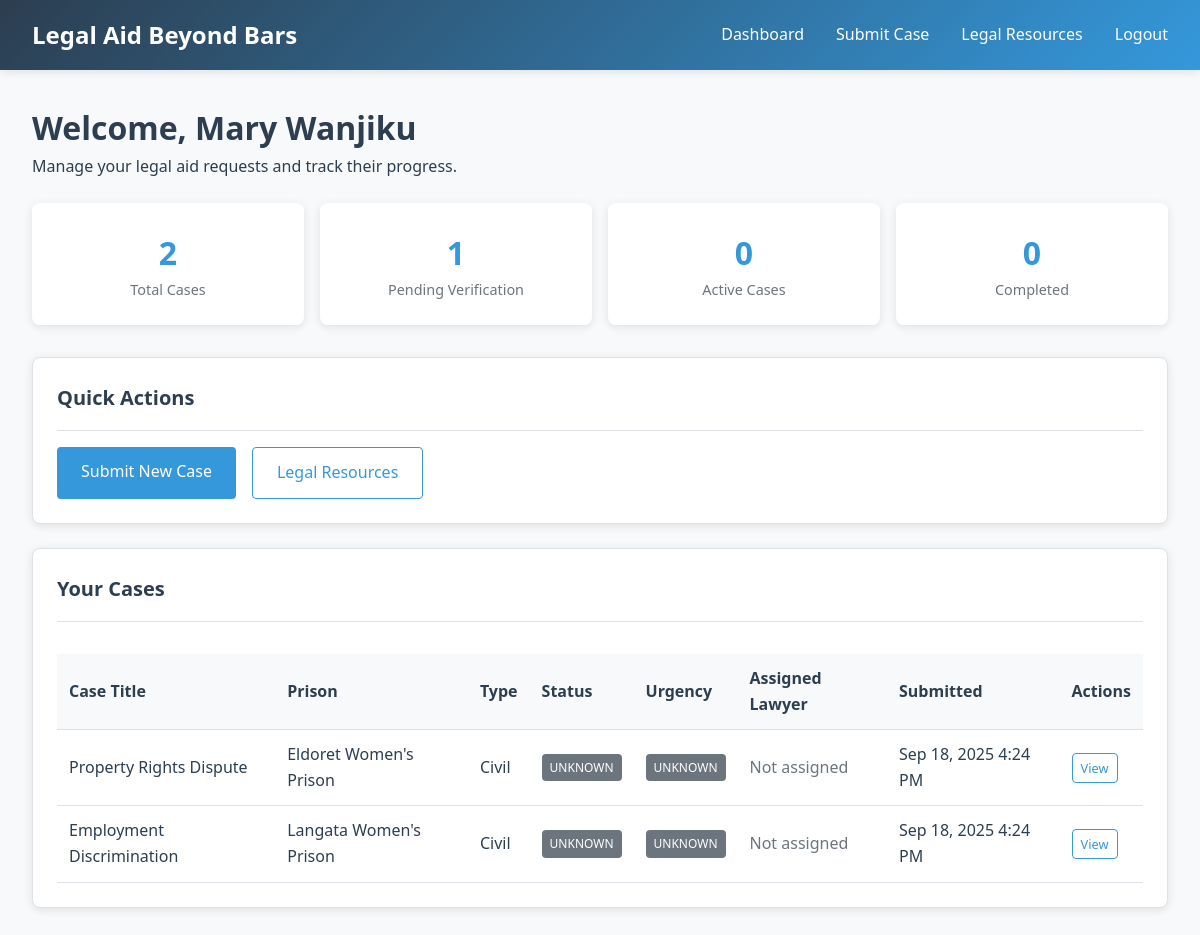
The page /client.php (signed in) on the database its author committed.
### tables this page shows
CREATE TABLE users (
    id INT PRIMARY KEY AUTO_INCREMENT,
    username VARCHAR(50) UNIQUE NOT NULL,
    email VARCHAR(100) UNIQUE NOT NULL,
    password_hash VARCHAR(255) NOT NULL,
    role ENUM('client', 'warden', 'lawyer', 'admin') NOT NULL,
    first_name VARCHAR(50) NOT NULL,
    last_name VARCHAR(50) NOT NULL,
    phone VARCHAR(20),
    prison_id INT NULL,
    is_approved BOOLEAN DEFAULT FALSE,
    created_at TIMESTAMP DEFAULT CURRENT_TIMESTAMP,
    updated_at TIMESTAMP DEFAULT CURRENT_TIMESTAMP ON UPDATE CURRENT_TIMESTAMP,
    FOREIGN KEY (prison_id) REFERENCES prisons(id) ON DELETE SET NULL
);

CREATE TABLE cases (
    id INT PRIMARY KEY AUTO_INCREMENT,
    client_id INT NOT NULL,
    prison_id INT NOT NULL,
    case_title VARCHAR(200) NOT NULL,
    case_description TEXT NOT NULL,
    case_type ENUM('criminal', 'civil', 'family', 'other') NOT NULL,
    urgency_level ENUM('low', 'medium', 'high', 'critical') DEFAULT 'medium',
    status ENUM('pending', 'verified', 'assigned', 'in_progress', 'completed', 'rejected') DEFAULT 'pending',
    warden_id INT NULL,
    lawyer_id INT NULL,
    warden_notes TEXT NULL,
    lawyer_notes TEXT NULL,
    verified_at TIMESTAMP NULL,
    assigned_at TIMESTAMP NULL,
    created_at TIMESTAMP DEFAULT CURRENT_TIMESTAMP,
    updated_at TIMESTAMP DEFAULT CURRENT_TIMESTAMP ON UPDATE CURRENT_TIMESTAMP,
    FOREIGN KEY (client_id) REFERENCES users(id) ON DELETE CASCADE,
    FOREIGN KEY (prison_id) REFERENCES prisons(id),
    FOREIGN KEY (warden_id) REFERENCES users(id) ON DELETE SET NULL,
    FOREIGN KEY (lawyer_id) REFERENCES users(id) ON DELETE SET NULL
);

CREATE TABLE prisons (
    id INT PRIMARY KEY AUTO_INCREMENT,
    name VARCHAR(100) NOT NULL,
    location VARCHAR(100) NOT NULL,
    county VARCHAR(50) NOT NULL,
    contact_phone VARCHAR(20),
    created_at TIMESTAMP DEFAULT CURRENT_TIMESTAMP
);

### client.php (the view, shortened to what this page needs)
<?php
require_once '../config/database.php';
require_once '../includes/functions.php';
$user = get_user_by_id($pdo, $_SESSION['user_id']);
$stmt = $pdo->prepare("
    SELECT c.*, p.name as prison_name, p.location as prison_location,
           u.first_name as lawyer_first_name, u.last_name as lawyer_last_name
    FROM cases c
    LEFT JOIN prisons p ON c.prison_id = p.id
    LEFT JOIN users u ON c.lawyer_id = u.id
    WHERE c.client_id = ?
    ORDER BY c.created_at DESC
");
$stmt->execute([$_SESSION['user_id']]);
$cases = $stmt->fetchAll();
$stmt = $pdo->prepare("
    SELECT
        COUNT(*) as total_cases,
        SUM(CASE WHEN status = 'pending' THEN 1 ELSE 0 END) as pending_cases,
        SUM(CASE WHEN status = 'verified' THEN 1 ELSE 0 END) as verified_cases,
        SUM(CASE WHEN status = 'assigned' OR status = 'in_progress' THEN 1 ELSE 0 END) as active_cases,
        SUM(CASE WHEN status = 'completed' THEN 1 ELSE 0 END) as completed_cases
    FROM cases WHERE client_id = ?
");
$stmt->execute([$_SESSION['user_id']]);
$stats = $stmt->fetch();
?>
<!DOCTYPE html>
<html lang="en">
<head>
    <link rel="stylesheet" href="../assets/css/style.css">
</head>
<body>
    <header class="header">
        <nav class="navbar">
            <div class="logo">Legal Aid Beyond Bars</div>
            <ul class="nav-links">
                <li><a href="client.php">Dashboard</a></li>
                <li><a href="submit_case.php">Submit Case</a></li>
                <li><a href="../legal/resources.php">Legal Resources</a></li>
                <li><a href="../auth/logout.php">Logout</a></li>
            </ul>
        </nav>
    </header>
    <div class="container">
        <h1>Welcome, <?php echo htmlspecialchars($user['first_name'] . ' ' . $user['last_name']); ?></h1>
        <p class="mb-4">Manage your legal aid requests and track their progress.</p>
        <div class="stats-grid">
            <div class="stat-card">
                <div class="stat-number"><?php echo $stats['total_cases']; ?></div>
                <div class="stat-label">Total Cases</div>
            </div>
            <div class="stat-card">
                <div class="stat-number"><?php echo $stats['pending_cases']; ?></div>
                <div class="stat-label">Pending Verification</div>
            </div>
            <div class="stat-card">
                <div class="stat-number"><?php echo $stats['active_cases']; ?></div>
                <div class="stat-label">Active Cases</div>
            </div>
            <div class="stat-card">
                <div class="stat-number"><?php echo $stats['completed_cases']; ?></div>
                <div class="stat-label">Completed</div>
            </div>
        </div>
        <div class="card mb-4">
            <div class="card-header">
                <h3 class="card-title">Quick Actions</h3>
            </div>
            <div class="d-flex" style="gap: 1rem;">
                <a href="submit_case.php" class="btn btn-primary">Submit New Case</a>
                <a href="../legal/resources.php" class="btn btn-outline">Legal Resources</a>
            </div>
        </div>
        <div class="card">
            <div class="card-header">
                <h3 class="card-title">Your Cases</h3>
            </div>
            <?php if (empty($cases)): ?>
                <div class="text-center" style="padding: 2rem;">
                    <p>You haven't submitted any cases yet.</p>
                    <a href="submit_case.php" class="btn btn-primary">Submit Your First Case</a>
                </div>
            <?php else: ?>
                <div class="table-responsive">
                    <table class="table table-hover">
                        <thead>
                            <tr>
                                <th>Case Title</th>
                                <th>Prison</th>
                                <th>Type</th>
                                <th>Status</th>
                                <th>Urgency</th>
                                <th>Assigned Lawyer</th>
                                <th>Submitted</th>
                                <th>Actions</th>
                            </tr>
                        </thead>
                        <tbody>
                            <?php foreach ($cases as $case): ?>
                            <tr>
                                <td><?php echo htmlspecialchars($case['case_title']); ?></td>
                                <td><?php echo htmlspecialchars($case['prison_name']); ?></td>
                                <td><?php echo ucfirst($case['case_type']); ?></td>
                                <td><?php echo get_case_status_badge($case['status']); ?></td>
                                <td><?php echo get_urgency_badge($case['urgency_level']); ?></td>
                                <td>
                                    <?php if ($case['lawyer_first_name']): ?>
                                        <?php echo htmlspecialchars($case['lawyer_first_name'] . ' ' . $case['lawyer_last_name']); ?>
                                    <?php else: ?>
                                        <span class="text-muted">Not assigned</span>
                                    <?php endif; ?>
                                </td>
                                <td><?php echo format_date($case['created_at']); ?></td>
                                <td>
                                    <a href="view_case.php?id=<?php echo $case['id']; ?>" class="btn btn-outline" style="padding: 0.25rem 0.5rem; font-size: 0.8rem;">View</a>
                                </td>
                            </tr>
                            <?php endforeach; ?>
                        </tbody>
                    </table>
                </div>
            <?php endif; ?>
        </div>
    </div>
</body>
</html>

### functions.php (shortened to what this page needs)
<?php
function get_user_by_id($pdo, $user_id) {
    $stmt = $pdo->prepare("SELECT * FROM users WHERE id = ?");
    $stmt->execute([$user_id]);
    return $stmt->fetch();
}
function format_date($date) {
    return date('M j, Y g:i A', strtotime($date));
}
function get_case_status_badge($status) {
    $badges = [
        'pending' => '<span class="badge badge-warning">Pending Verification</span>',
        'verified' => '<span class="badge badge-info">Verified</span>',
        'assigned' => '<span class="badge badge-primary">Assigned</span>',
        'in_progress' => '<span class="badge badge-success">In Progress</span>',
        'completed' => '<span class="badge badge-dark">Completed</span>',
        'rejected' => '<span class="badge badge-danger">Rejected</span>'
    ];
    return $badges[$status] ?? '<span class="badge badge-secondary">Unknown</span>';
}
function get_urgency_badge($urgency) {
    $badges = [
        'low' => '<span class="badge badge-success">Low</span>',
        'medium' => '<span class="badge badge-warning">Medium</span>',
        'high' => '<span class="badge badge-danger">High</span>',
        'critical' => '<span class="badge badge-dark">Critical</span>'
    ];
    return $badges[$urgency] ?? '<span class="badge badge-secondary">Unknown</span>';
}
?>

### style.css (style rules this page uses)
:root { --primary-color: #2c3e50; --secondary-color: #3498db; --success-color: #27ae60; --warning-color: #f39c12; --danger-color: #e74c3c; --light-bg: #f8f9fa; --dark-text: #2c3e50; --border-color: #dee2e6; }
* { margin: 0; padding: 0; box-sizing: border-box; }
body { font-family: 'Segoe UI', Tahoma, Geneva, Verdana, sans-serif; line-height: 1.6; color: var(--dark-text); background-color: var(--light-bg); }
.header { background: linear-gradient(135deg, var(--primary-color), var(--secondary-color)); color: white; padding: 1rem 0; box-shadow: 0 2px 10px rgba(0,0,0,0.1); }
.navbar { display: flex; justify-content: space-between; align-items: center; max-width: 1200px; margin: 0 auto; padding: 0 2rem; }
.logo { font-size: 1.5rem; font-weight: bold; }
.nav-links { display: flex; list-style: none; gap: 2rem; }
.nav-links a { color: white; text-decoration: none; transition: opacity 0.3s; }
.container { max-width: 1200px; margin: 0 auto; padding: 2rem; }
.card { background: white; border-radius: 8px; padding: 1.5rem; box-shadow: 0 2px 10px rgba(0,0,0,0.1); border: 1px solid var(--border-color); }
.card-header { border-bottom: 1px solid var(--border-color); padding-bottom: 1rem; margin-bottom: 1rem; }
.card-title { font-size: 1.25rem; font-weight: 600; color: var(--primary-color); }
.btn { display: inline-block; padding: 0.75rem 1.5rem; border: none; border-radius: 4px; font-size: 1rem; font-weight: 500; text-decoration: none; text-align: center; cursor: pointer; transition: all 0.3s; }
.btn-primary { background-color: var(--secondary-color); color: white; }
.btn-outline { background-color: transparent; border: 1px solid var(--secondary-color); color: var(--secondary-color); }
.badge { display: inline-block; padding: 0.25rem 0.5rem; font-size: 0.75rem; font-weight: 500; border-radius: 4px; text-transform: uppercase; }
.badge-secondary { background-color: #6c757d; color: white; }
.table { width: 100%; border-collapse: collapse; margin-top: 1rem; }
.table th, .table td { padding: 0.75rem; text-align: left; border-bottom: 1px solid var(--border-color); }
.table th { background-color: var(--light-bg); font-weight: 600; }
.stats-grid { display: grid; grid-template-columns: repeat(auto-fit, minmax(200px, 1fr)); gap: 1rem; margin-bottom: 2rem; }
.stat-card { background: white; padding: 1.5rem; border-radius: 8px; text-align: center; box-shadow: 0 2px 10px rgba(0,0,0,0.1); }
.stat-number { font-size: 2rem; font-weight: bold; color: var(--secondary-color); }
.stat-label { color: #6c757d; font-size: 0.9rem; }
.text-muted { color: #6c757d; }
.mb-4 { margin-bottom: 1.5rem; }
.d-flex { display: flex; }
.table-responsive { overflow-x: auto; }

### rows shown on the page
users: first_name+last_name "Mary Wanjiku"
cases: case_title "Property Rights Dispute", prison.name "Eldoret Women's Prison", case_type "Civil", status "UNKNOWN", urgency_level "UNKNOWN", created_at "Sep 18, 2025 4:24 PM"
cases: case_title "Employment Discrimination", prison.name "Langata Women's Prison", case_type "Civil", status "UNKNOWN", urgency_level "UNKNOWN", created_at "Sep 18, 2025 4:24 PM"

### other values the page prints
$stats['total_cases'] "2"
$stats['pending_cases'] "1"
$stats['active_cases'] "0"
$stats['completed_cases'] "0"
